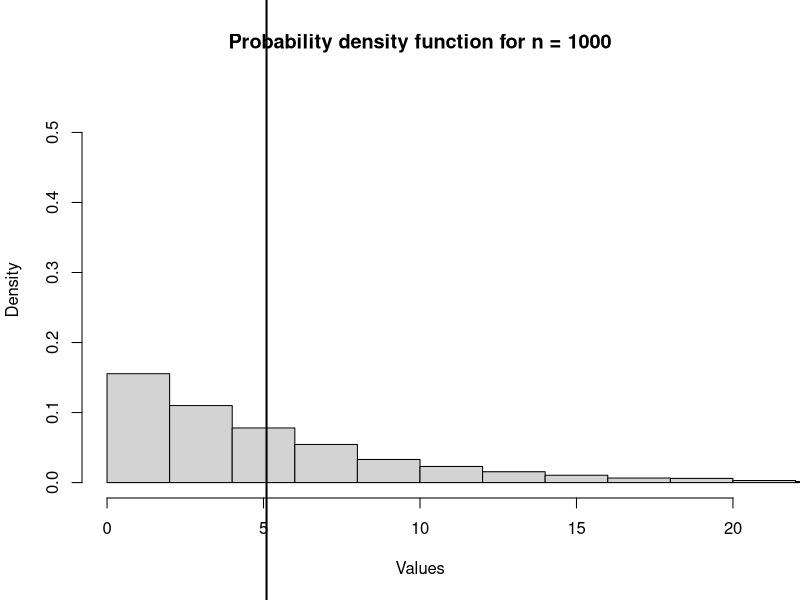
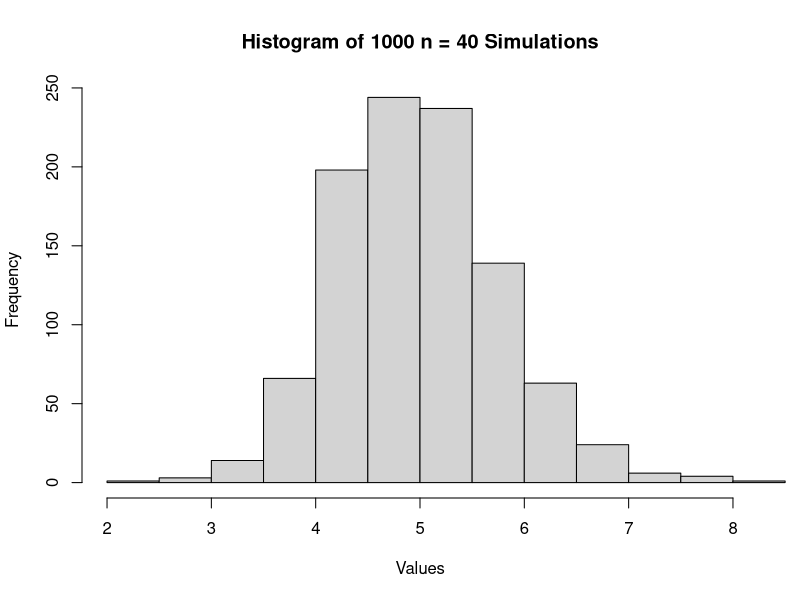
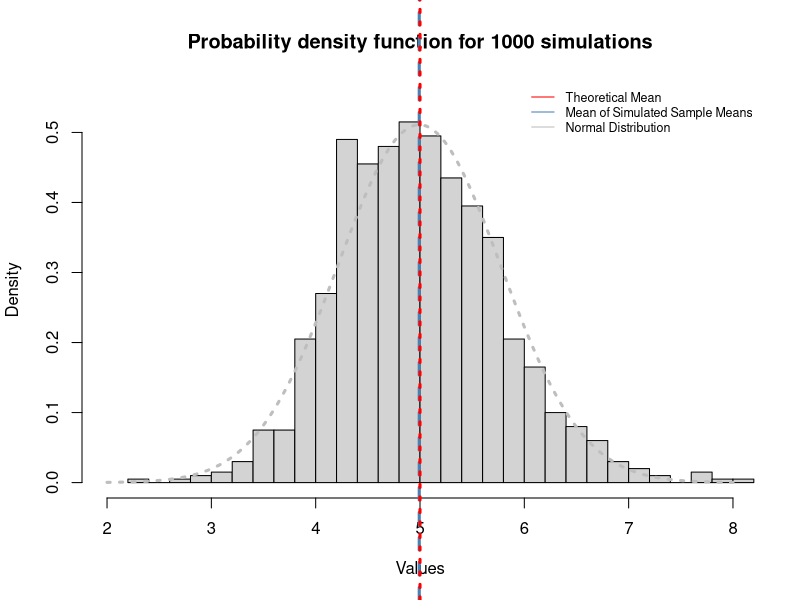
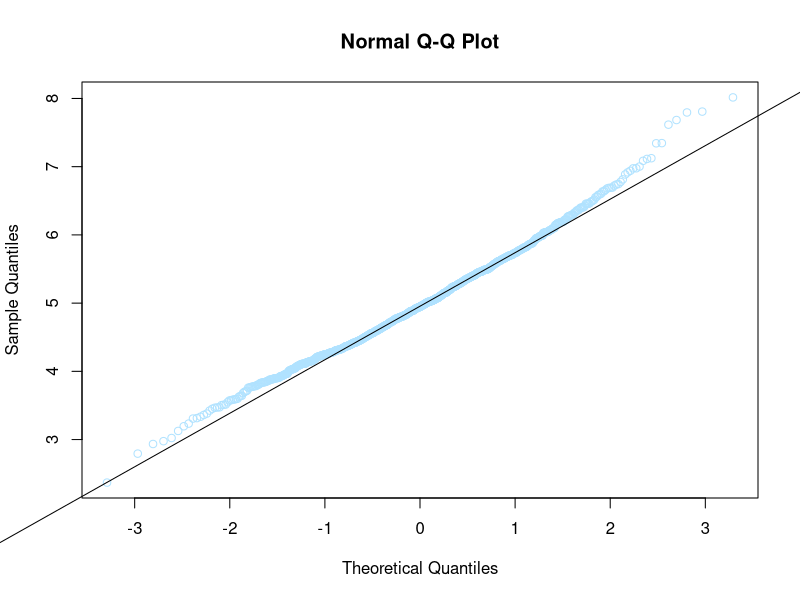

Write the R code that produced these figures, in order.
library(knitr)
library(plotrix)

# set the random seed
set.seed(1211)
par(xpd=NA)

# set the assumptions
lambda <- .2 
n <- 40
nosim <- 1000

#Generating 1000 random exponential distributions
ranex <- rexp(1000, lambda)

par(mfrow = c(1,1))
myhist <- hist(ranex , freq = FALSE, xlim = c(0, 20), ylim = c(0, .55), 
               breaks = 25, main = paste("Probability density function for n = 1000"), 
               xlab = "Values")

# calculate the mean and standard deviation of the 1000 samples
meanex <- mean(ranex)
sdex <- sd(ranex)


meanex
sdex

# plot the mean value from the 1000 samples
abline(v = meanex , col = "black", lwd = 2, lty = 1)

#calculate the theoretical mean, standard deviation of the exponential distribution

emean <-1/lambda
esd <- 1/lambda

# clear the vectors
mean_val <- NULL
mean_sd <- NULL

for (i in 1:nosim){
  # calculate the mean & sd of all the sample means
  val <- rexp(n, lambda)
  means <- mean(val); sd <- sd(val)
  mean_val  <- c(mean_val, means); mean_sd <- c(mean_sd, sd)
}

#plot of the means
myhist <- hist(mean_val , freq = TRUE, xlim = c(2, 8), 
               main = paste("Histogram of", nosim, "n = 40 Simulations"), xlab = "Values")

# calculate the mean, standard deviation and variance of the aggregated sample means
smean <- mean(mean_val)
ssd <- sd(mean_val)
svar <- ssd^2

#calculate the theoretical mean, standard deviation and variance of X-bar

tmean <-1/lambda
tsd <- (1/lambda) / sqrt(n)
tvar <- (1/lambda)^2 / n

# Compare Sample Mean and Theoretical Mean of Xbar
smean; tmean

# Compare Sample Variance and Theoretical Variance of Xbar
svar; tvar


# Investigating the Distribution of the Simulated sample means from the Exponential Distribution
# plot the 1000 - histogram of probability density od sample mean
par(mfrow = c(1,1))
myhist <- hist(mean_val , freq = FALSE, xlim = c(2, 8), ylim = c(0, .55), 
               breaks = 25, main = paste("Probability density function for", nosim, "simulations"), 
               xlab = "Values")

# plot the theoretical distribution for simulated sample means
x <- seq(min(mean_val ), max(mean_val ), length = 100) 
y <- dnorm(x, mean = smean, sd = ssd)
curve(dnorm(x, mean = smean, sd = ssd), 
      col = "gray", lwd = 3, lty = 3, add = TRUE)

# plot the mean value from the data set
abline(v = smean , col = "steelblue", lwd = 3, lty = 2)

# plot the expected value of an exponential distribution
abline(v = 5, col = "red", lwd = 3, lty = 9)


legend('topright', c("Theoretical Mean", "Mean of Simulated Sample Means", "Normal Distribution"), 
       lty=1, col=c('red', 'steelblue', 'gray'), bty='n', cex=.75)

# Comparing Sample Variance and Theoretical Variance of Xbar
ssd
tsd

qqnorm(mean_val, col = "lightskyblue1")
qqline(mean_val)
